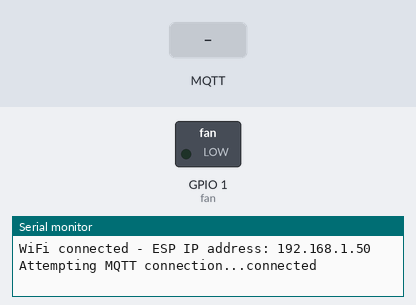
Simulated run of this sketch. Board: ESP8266 (NodeMCU). Parts: switched loads named in the sketch (green lamp = pin HIGH), the last lines printed to the serial monitor. Inputs (shaded band) come from the test bench. WiFi joins after 1.5 s; servers stay silent unless stated; no MQTT or app messages arrive unless stated.

Above: at 2.7 s.
2.8 s: MQTT message "on" arrives on the first subscribed topic
At 3.2 s:
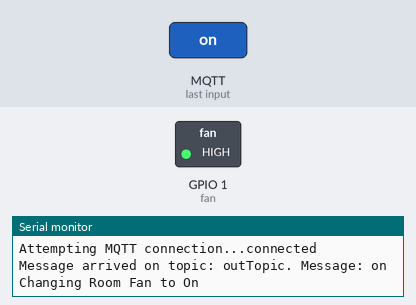
5.8 s: MQTT message "off" arrives on the first subscribed topic
At 6.6 s:
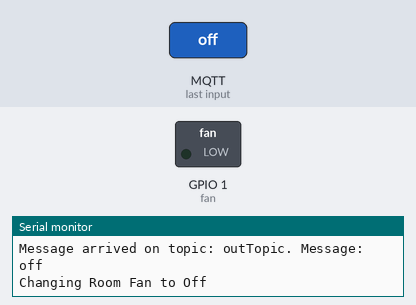
Timing chart, 0 to 8.8 s (numbered marks = the images above; inputs shaded):
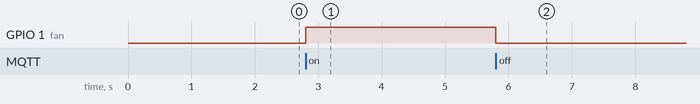

The sketch:

Sensor_Data_Raspberry_pi_MQTT_WifiManager_3.ino
```cpp
#include <ESP8266WiFi.h>
#include <PubSubClient.h>

#include <DNSServer.h>
#include <ESP8266WebServer.h>
#include <WiFiManager.h>         //https://github.com/tzapu/WiFiManager

// Change the credentials below, so your ESP8266 connects to your router
//const char* ssid = "My ASUS";
//const char* password = "3215110322";

// Change the variable to your Raspberry Pi IP address, so it connects to your MQTT broker
const char* mqtt_server = "192.168.43.217";

// LM35 Sensor Inisialization
float sensorValue;
float V;
float tempC;
const int fan = 1;

// Initializes the espClient. You should change the espClient name if you have multiple ESPs running in your home automation system
WiFiClient espClient;
PubSubClient client(espClient);

// Timers auxiliar variables
long now = millis();
long lastMeasure = 0;

// Don't change the function below. This functions connects your ESP8266 to your router
void setup_wifi() {
  WiFiManager wifiManager;
  //wifiManager.autoConnect("AutoConnectAP");
  //or use this for auto generated name ESP + ChipID
  wifiManager.autoConnect();

  Serial.println("");
  Serial.print("WiFi connected - ESP IP address: ");
  Serial.println(WiFi.localIP());
}

// This functions is executed when some device publishes a message to a topic that your ESP8266 is subscribed to
// Change the function below to add logic to your program, so when a device publishes a message to a topic that
// your ESP8266 is subscribed you can actually do something
void callback(String topic, byte* message, unsigned int length) {
  Serial.print("Message arrived on topic: ");
  Serial.print(topic);
  Serial.print(". Message: ");
  String messageTemp;

  for (int i = 0; i < length; i++) {
    Serial.print((char)message[i]);
    messageTemp += (char)message[i];
  }
  Serial.println();

  // Feel free to add more if statements to control more GPIOs with MQTT

  // If a message is received on the topic room/lamp, you check if the message is either on or off. Turns the lamp GPIO according to the message
  if(topic=="outTopic"){
      Serial.print("Changing Room Fan to ");
      if(messageTemp == "on"){
        digitalWrite(fan, HIGH);
        Serial.print("On");
      }
      else if(messageTemp == "off"){
        digitalWrite(fan, LOW);
        Serial.print("Off");
      }
  }
  Serial.println();
}

// This functions reconnects your ESP8266 to your MQTT broker
// Change the function below if you want to subscribe to more topics with your ESP8266
void reconnect() {
  // Loop until we're reconnected
  while (!client.connected()) {
    Serial.print("Attempting MQTT connection...");
    // Attempt to connect
    if (client.connect("ESP8266Client")) {
      Serial.println("connected");
      // Subscribe or resubscribe to a topic
      // You can subscribe to more topics (to control more LEDs in this example)
      client.subscribe("outTopic");
    } else {
      Serial.print("failed, rc=");
      Serial.print(client.state());
      Serial.println(" try again in 5 seconds");
      // Wait 5 seconds before retrying
      delay(5000);
    }
  }
}

// The setup function sets your ESP GPIOs to Outputs, starts the serial communication at a baud rate of 115200
// Sets your mqtt broker and sets the callback function
// The callback function is what receives messages and actually controls the LEDs
void setup() {
  pinMode(fan, OUTPUT);
  digitalWrite(fan, LOW);
  Serial.begin(115200);
  setup_wifi();
  client.setServer(mqtt_server, 1883);
  client.setCallback(callback);
}

// For this project, you don't need to change anything in the loop function. Basically it ensures that you ESP is connected to your broker
void loop() {
  if (!client.connected()) {
    reconnect();
  }
  if(!client.loop())
    client.connect("ESP8266Client");

  now = millis();
  // Publishes new temperature and humidity every 30 seconds
  if (now - lastMeasure > 30000) {
    lastMeasure = now;
    // Sensor readings
    sensorValue = analogRead(A0);
    V = (sensorValue/1024.0)*3.3;
    tempC = V*100.0;

    // Check if any reads failed and exit early (to try again).
    if (isnan(tempC)) {
      Serial.println("Failed to read from LM35 sensor!");
      return;
    }

    static char messageTemp[7];

    client.publish("outTopic", messageTemp);

    Serial.print("Temperature: ");
    Serial.print(tempC);
    Serial.println(" *C ");
  }
}
```

Measured:
- after the input at 2.8 s, GPIO 1 (fan): LOW → HIGH at once
- after the input at 5.8 s, GPIO 1 (fan): HIGH → LOW at once
